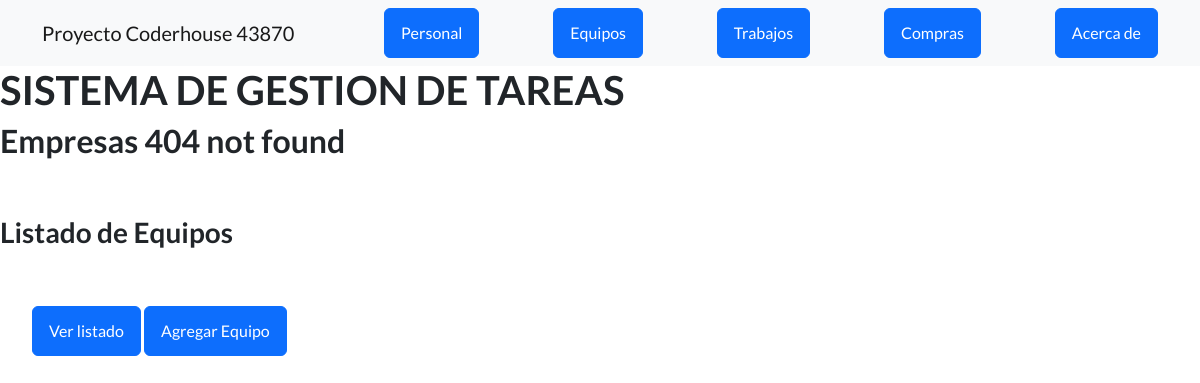
Page /appsistema/equipos/list/ on the earlier database version.
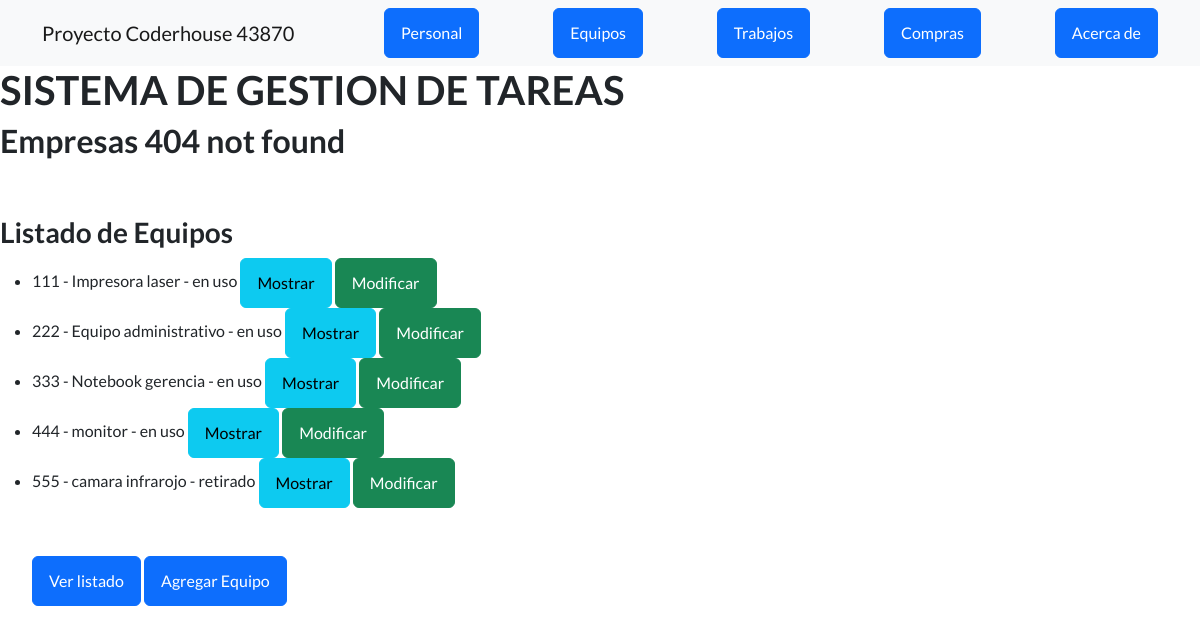
Same page on the later database version.
### appsistema/models.py (models this page shows)
class Equipos(models.Model):
    codigoint=models.IntegerField()
    descripcion=models.CharField(max_length=50)
    tipo=models.CharField(max_length=15)
    marca=models.CharField(max_length=20)
    estado=models.CharField(max_length=10)
    def __str__ (self):
        return f"{self.codigoint} - {self.descripcion} - {self.estado}"

### appsistema/views.py (the view)
# urls.py: path("equipos/list/", EquipoList.as_view(),name="equipos_list"),
class EquipoList(ListView):
        model=Equipos
        template_name="appsistema/equipos.html"

### appsistema/templates/appsistema/equipos.html
{% extends "appsistema/base.html" %}
{% load static %}
{% block titulo %}
<h1>SISTEMA DE GESTION DE TAREAS</h1>
{% endblock %}
{%block contenido_que_cambia %}
<h2>Empresas 404 not found</h2>
<br>
<br>
<h3> Listado de Equipos </h3>
<ul>
    {% for equipos in object_list %}
    <li>
        {{equipos}}
        <a class="btn btn-info" href="{% url 'equipo_detalle' equipos.id %}">Mostrar</a>
        <a class="btn btn-success" href="{% url 'equipo_editar' equipos.id %}">Modificar</a>
    </li>
    {% endfor %}
    <br>
    <br>
    <a class="btn btn-primary" href="{% url 'equipos_list' %}">Ver listado </a>
    <a class="btn btn-primary" href="{% url 'equipos_crear' %}">Agregar Equipo </a>
</ul>
{% endblock %}

### appsistema/templates/appsistema/base.html (shortened to what this page needs)
<!DOCTYPE html>
<html lang="en">
    <head>
        {% load static %}
        <link href="https://cdn.jsdelivr.net/npm/bootstrap-icons@1.5.0/font/bootstrap-icons.css" rel="stylesheet" type="text/css" />
        <link href=" {% static 'appsistema/css/styles.css' %} " rel="stylesheet" />
    </head>
    <body>
        <nav class="navbar navbar-light bg-light static-top">
            <div class="container">
                <a class="navbar-brand" href="{% url 'inicio' %}">Proyecto Coderhouse 43870</a>
                <a class="btn btn-primary" href="{% url 'personal' %}">Personal</a>
                <a class="btn btn-primary" href="{% url 'equipos' %}">Equipos</a>
                <a class="btn btn-primary" href="{% url 'trabajos' %}">Trabajos</a>
                <a class="btn btn-primary" href="{% url 'compras' %}">Compras</a>
                <a class="btn btn-primary" href="{% url 'acercademi' %}">Acerca de</a>
            </div>
        </nav>
       <div>
        {% block titulo %} {% endblock %}
       </div>
       <div>
         {% block contenido_que_cambia %}
        {% endblock %}
       </div>
    </body>
</html>

Differences in the rows shown:
added Equipos: codigoint+descripcion+estado "111 - Impresora laser - en uso"
added Equipos: codigoint+descripcion+estado "222 - Equipo administrativo - en uso"
added Equipos: codigoint+descripcion+estado "333 - Notebook gerencia - en uso"
added Equipos: codigoint+descripcion+estado "444 - monitor - en uso"
added Equipos: codigoint+descripcion+estado "555 - camara infrarojo - retirado"
